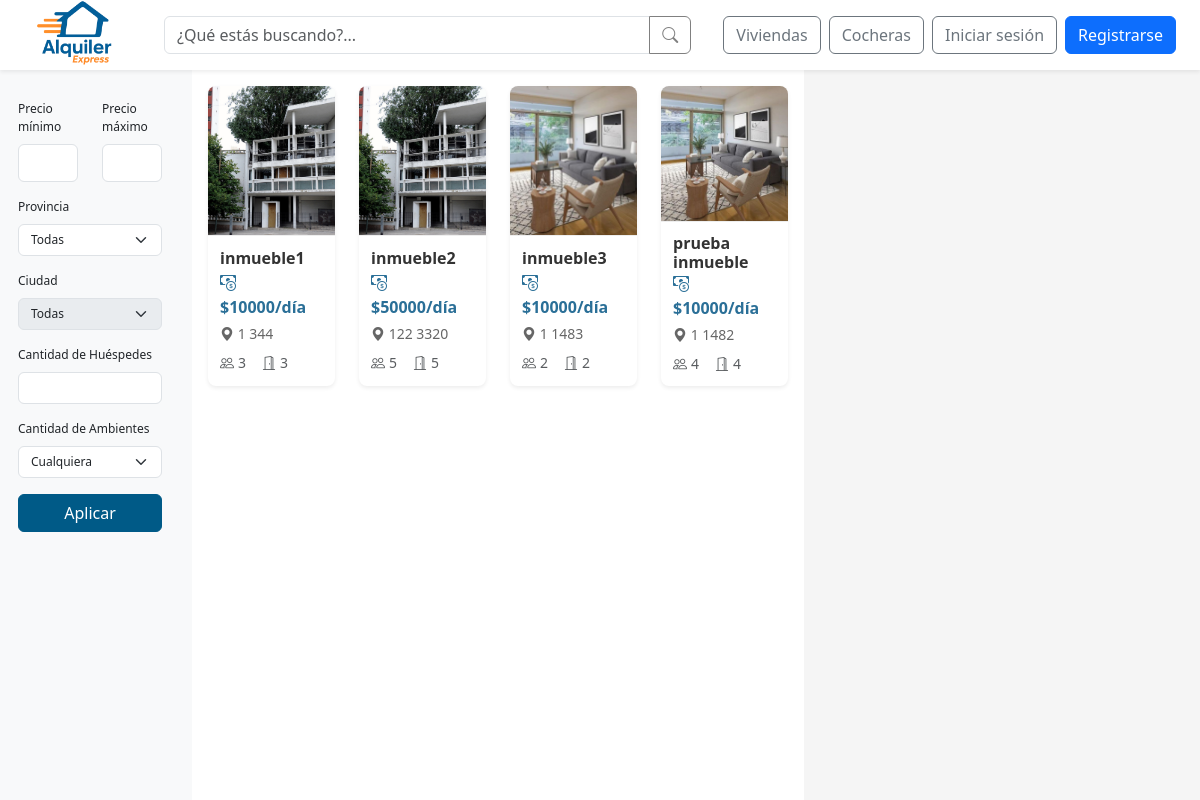
Screenshot of /buscar-inmuebles/ with the database file from the repository.
### web/models.py (models this page shows, shortened)
class Inmueble(models.Model):
    id_inmueble = models.AutoField(primary_key=True)
    nombre = models.CharField(max_length=100, unique=True)
    direccion = models.TextField()
    provincia = models.ForeignKey(Provincia, on_delete=models.SET_NULL, null=True)
    ciudad = models.ForeignKey(Ciudad, on_delete=models.SET_NULL, null=True)
    descripcion = models.TextField()
    cantidad_banios = models.IntegerField()
    cantidad_ambientes = models.IntegerField()
    cantidad_camas = models.IntegerField()
    cantidad_huespedes = models.IntegerField()
    precio_por_dia = models.DecimalField(max_digits=10, decimal_places=2)
    politica_cancelacion = models.TextField()
    fecha_publicacion = models.DateField()
    cochera = models.ForeignKey(Cochera, null=True, blank=True, on_delete=models.SET_NULL)
    estado = models.ForeignKey(Estado, on_delete=models.SET_NULL, null=True)
    empleado = models.ForeignKey(Perfil, null=True, blank=True, on_delete=models.SET_NULL)
    minimo_dias_alquiler = models.PositiveIntegerField(default=1, verbose_name="Mínimo de días de alquiler")
    def first_image(self):
            return self.imagenes.first()

class InmuebleImagen(models.Model):
    id_imagen = models.AutoField(primary_key=True)
    inmueble = models.ForeignKey(Inmueble, related_name='imagenes', on_delete=models.CASCADE)
    imagen = models.ImageField(upload_to='inmuebles/')
    descripcion = models.CharField(max_length=255, blank=True)

### web/views/viewsBusquedas.py (the view)
# urls.py: path('buscar-inmuebles/', viewsBusquedas.buscar_inmuebles, name='buscar_inmuebles'),
def buscar_inmuebles(request):
    query = request.GET.get('q', '').strip()
    precio_min = request.GET.get('precio_min')
    precio_max = request.GET.get('precio_max')
    direccion = request.GET.get('direccion')
    huespedes = request.GET.get('huespedes')
    ambientes = request.GET.get('ambientes')
    camas = request.GET.get('camas')
    banios = request.GET.get('banios')
    provincia_id = request.GET.get('provincia')
    ciudad_id = request.GET.get('ciudad')
    provincias, ciudades = obtener_provincias_y_ciudades('inmueble', provincia_id)
    inmuebles = Inmueble.objects.exclude(estado__nombre__in=['Oculto','Eliminado'])
    if query:
        inmuebles = inmuebles.filter(nombre__icontains=query)
    if provincia_id:
        inmuebles = inmuebles.filter(provincia_id=provincia_id)
    if ciudad_id:
        inmuebles = inmuebles.filter(ciudad_id=ciudad_id)
    if precio_min:
        try:
            inmuebles = inmuebles.filter(precio_por_dia__gte=float(precio_min))
        except ValueError:
            pass
    if precio_max:
        try:
            inmuebles = inmuebles.filter(precio_por_dia__lte=float(precio_max))
        except ValueError:
            pass
    if direccion:
        inmuebles = inmuebles.filter(direccion__icontains=direccion)
    if huespedes:
        inmuebles = inmuebles.filter(cantidad_huespedes__gte=huespedes)
    if ambientes:
        if ambientes.endswith('+'):
            inmuebles = inmuebles.filter(cantidad_ambientes__gte=int(ambientes[:-1]))
        else:
            inmuebles = inmuebles.filter(cantidad_ambientes=int(ambientes))
    if camas:
        if camas.endswith('+'):
            inmuebles = inmuebles.filter(cantidad_camas__gte=int(camas[:-1]))
        else:
            inmuebles = inmuebles.filter(cantidad_camas=int(camas))
    if banios:
        if banios.endswith('+'):
            inmuebles = inmuebles.filter(cantidad_banios__gte=int(banios[:-1]))
        else:
            inmuebles = inmuebles.filter(cantidad_banios=int(banios))
    no_provinces_found = not provincias.exists()
    return render(request, 'busqueda/buscar_inmuebles.html', {
        'inmuebles': inmuebles,
        'query': query,
        'provincias': provincias,
        'ciudades': ciudades,
        'no_provinces_found': no_provinces_found, # Pass this to the template
    })

### web/context_processors.py (called while the page is built, shortened)
def notifications(request):
    return {}

def is_client_context(request):
    return {'is_client': is_client(request.user)}

### web/utils.py (called while the page is built, shortened)
def is_client(user):
    return user.is_authenticated and user.groups.filter(name="cliente").exists()

def obtener_provincias_y_ciudades(tipo='inmueble', provincia_id=None):
    from .models import Provincia, Ciudad
    if tipo == 'inmueble':
        provincias = Provincia.objects.filter(ciudades__inmueble__isnull=False).distinct()
        if provincia_id:
            ciudades = Ciudad.objects.filter(
                provincia_id=provincia_id,
                inmueble__isnull=False
            ).distinct()
        else:
            ciudades = Ciudad.objects.filter(
                inmueble__isnull=False
            ).distinct()
    else:
        provincias = Provincia.objects.none()
        ciudades = Ciudad.objects.none()
    return provincias, ciudades

### web/templates/busqueda/buscar_inmuebles.html (shortened to what this page needs)
{% extends 'base/base_search.html' %}
{% load static %}
{% block search_page_content %}
  <aside class="filtros col-md-2 sidebar bg-light sticky-top">
    <form method="get" data-tipo="inmueble">
      <div class="row mb-3">
        <div class="col">
          <label for="precio_min" class="form-label">Precio mínimo</label>
          <input type="number" class="form-control" name="precio_min" id="precio_min" value="{{ request.GET.precio_min }}">
        </div>
        <div class="col">
          <label for="precio_max" class="form-label">Precio máximo</label>
          <input type="number" class="form-control" name="precio_max" id="precio_max" value="{{ request.GET.precio_max }}">
        </div>
      </div>
      <div class="mb-3">
        <label class="form-label">Provincia</label>
        <select class="form-select filtros__campo" name="provincia" id="provincia-select" {% if no_provinces_found %}disabled{% endif %}>
          <option value="">Todas</option>
        </select>
      </div>
      <div class="mb-3">
        <label class="form-label">Ciudad</label>
        <select class="form-select filtros__campo" name="ciudad" id="ciudad-select" {% if not request.GET.provincia %}disabled{% endif %}>
          <option value="">Todas</option>
        </select>
      </div>
      <div class="mb-3">
        <label class="form-label">Cantidad de Huéspedes</label>
        <input type="number" class="form-control filtros__campo" name="huespedes" min="0" value="{{ request.GET.huespedes }}">
      </div>
      <div class="mb-3">
        <label class="form-label">Cantidad de Ambientes</label>
        <select class="form-select filtros__campo" name="ambientes">
          <option value="">Cualquiera</option>
        </select>
      </div>
      <button class="btn btn-primary w-100 btn-azul">Aplicar</button>
    </form>
  </aside>
    <section class="lista-resultados col-md-6 p-3">
    <div id="lista-inmuebles" class="row">
      {% for inmueble in inmuebles %}
      <div class="col-12 col-md-6 col-lg-3 mb-4">
        <a href="{% url 'detalle_inmueble' inmueble.id_inmueble %}" class="text-decoration-none">
          <div class="propiedad-card card border-0 shadow-sm">
            {% if inmueble.first_image %}
              <img src="{{ inmueble.first_image.imagen.url }}" class="propiedad-imagen card-img-top" alt="{{ inmueble.nombre }}">
            {% else %}
              <img src="{% static 'img/default-property.jpg' %}" class="propiedad-imagen card-img-top" alt="Imagen por defecto">
            {% endif %}
            <div class="propiedad-body card-body">
              <h5 class="propiedad-nombre card-title">{{ inmueble.nombre }}</h5>
              <div class="propiedad-info">
                <p class="propiedad-precio card-text mb-1">
                  <i class="bi bi-cash-coin"></i> ${{ inmueble.precio_por_dia|floatformat:"0" }}/día
                </p>
                <p class="propiedad-direccion card-text mb-2">
                  <i class="bi bi-geo-alt-fill"></i> {{ inmueble.direccion }}
                </p>
                <div class="d-flex flex-wrap gap-2 small text-muted">
                    {% if inmueble.cantidad_huespedes %}
                    <span class="d-flex align-items-center me-2">
                        <i class="bi bi-people me-1"></i> {{ inmueble.cantidad_huespedes }}
                    </span>
                    {% endif %}
                    {% if inmueble.cantidad_ambientes %}
                    <span class="d-flex align-items-center me-2">
                        <i class="bi bi-door-open me-1"></i> {{ inmueble.cantidad_ambientes }}
                    </span>
                    {% endif %}
                </div>
              </div>
            </div>
          </div>
        </a>
      </div>
      {% empty %}
      <div class="col-12">
        <div class="mensaje-vacio alert alert-info" role="alert">
          <i class="bi bi-info-circle"></i> No se encontraron viviendas disponibles.
        </div>
      </div>
      {% endfor %}
    </div>
  </section>
  <aside class="mapa-contenedor col-md-4">
    <div class="mapa-content" id="map" role="region" aria-label="Mapa de Inmuebles disponibles"></div>
  </aside>
{% endblock search_page_content %}

### web/static/css/global.css (style rules this page uses)
:root { --color-azul-alquiler: #005A87; --color-azul-hover: #004466; --color-azul-active: #003347; --color-azul-focus-shadow: rgba(0, 90, 135, 0.25); --color-naranja-alquiler: #F26A1B; --color-naranja-hover: #d85b17; --color-naranja-active: #b84e14; --color-naranja-focus-shadow: rgba(242, 106, 27, 0.25); }
.btn-azul { color: #fff; background-color: var(--color-azul-alquiler); border: 1px solid var(--color-azul-alquiler); transition: color 0.15s ease-in-out, background-color 0.15s ease-in-out, border-color 0.15s ease-in-out, box-shadow 0.15s ease-in-out; }

### web/static/css/busqueda.css (style rules this page uses)
html, body { height: 100%; margin: 0; overflow: hidden; }
body { padding-top: 70px; }
.filtros { background-color: #f8f9fa; font-size: 12px; padding: 30px; flex-shrink: 0; height: 100%; overflow-y: auto; position: relative; }
.filtros__campo { font-size: 12px; }
.lista-resultados { flex-grow: 1; padding: 1rem; height: 100%; overflow-y: auto; }
.propiedad-card { transition: transform 0.3s ease, box-shadow 0.3s ease; border-radius: 0.5rem; overflow: hidden; background: white; height: 300px; margin-bottom: 1.5rem; display: flex; flex-direction: column; }
.propiedad-imagen { width: 100%; height: 150px; object-fit: cover; border-bottom: 1px solid #eee; }
.propiedad-body { padding: 12px; display: flex; flex-direction: column; flex-grow: 1; }
.propiedad-nombre { font-weight: 600; color: #333; margin-bottom: 8px; font-size: 16px; margin-top: auto; margin-bottom: auto; }
.propiedad-info { margin-top: auto; margin-bottom: auto; }
.propiedad-precio { font-weight: 700; color: #2a6f97; margin-bottom: 6px; }
.propiedad-direccion { color: #666; font-size: 14px; margin-bottom: 8px; white-space: nowrap; overflow: hidden; text-overflow: ellipsis; }
.mapa-contenedor { flex-shrink: 0; height: 100%; overflow-y: auto; position: relative; padding: 0; }
.mapa-content { height: 100%; background-color: #f5f5f5; display: flex; align-items: center; justify-content: center; color: #666; }

### rows the page displays
Inmueble: nombre "inmueble1", precio_por_dia "10000", direccion "1 344", cantidad_huespedes "3", cantidad_ambientes "3"
Inmueble: nombre "inmueble2", precio_por_dia "50000", direccion "122 3320", cantidad_huespedes "5", cantidad_ambientes "5"
Inmueble: first_image.imagen (picture), nombre "inmueble3", precio_por_dia "10000", direccion "1 1483", cantidad_huespedes "2", cantidad_ambientes "2"
Inmueble: first_image.imagen (picture), nombre "prueba inmueble", precio_por_dia "10000", direccion "1 1482", cantidad_huespedes "4", cantidad_ambientes "4"
